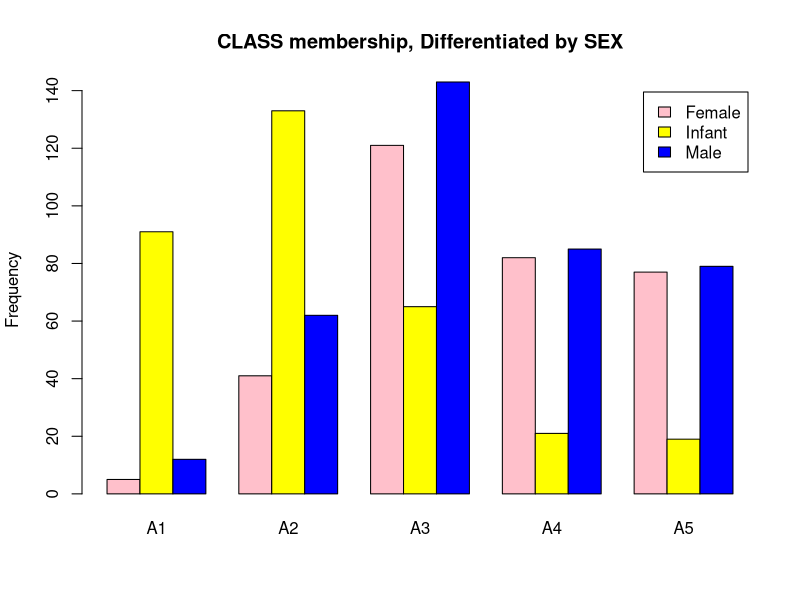
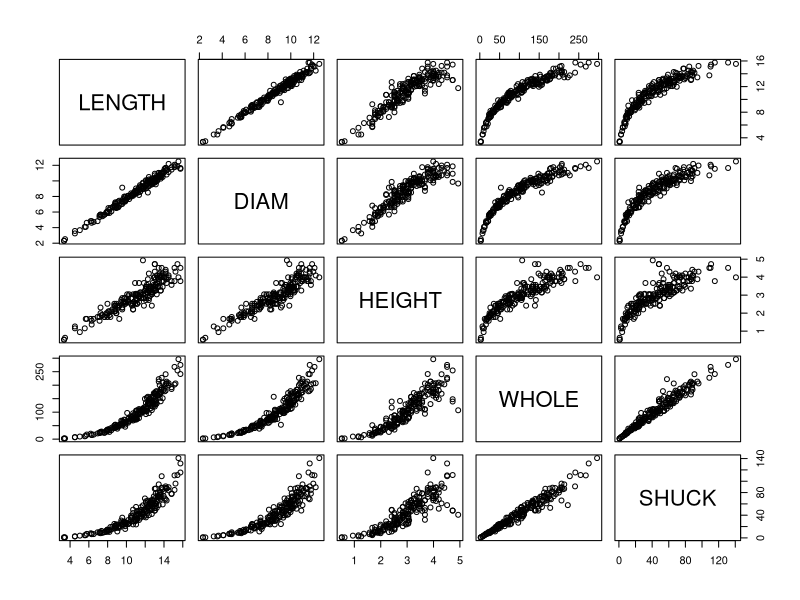
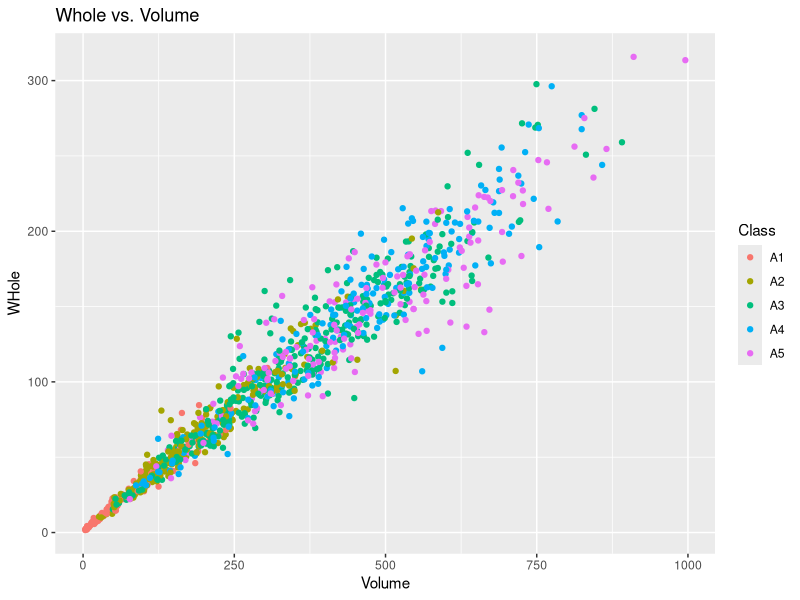
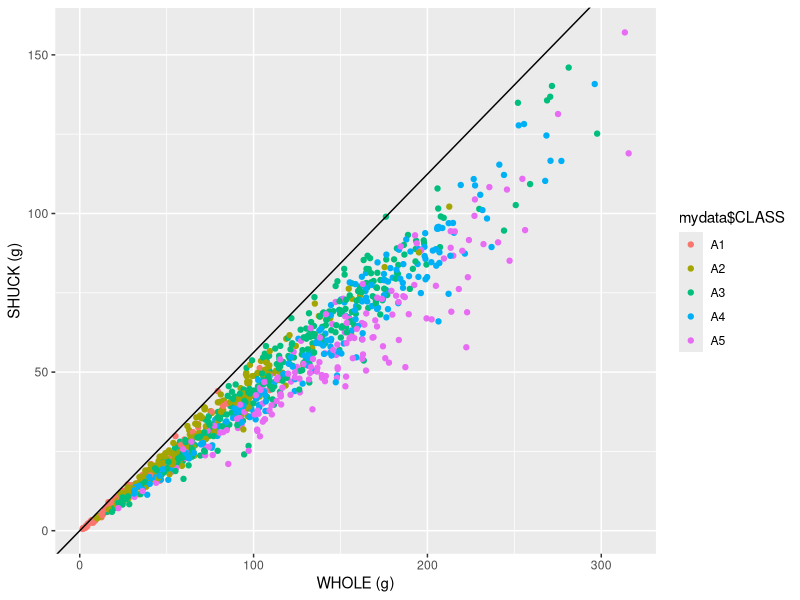
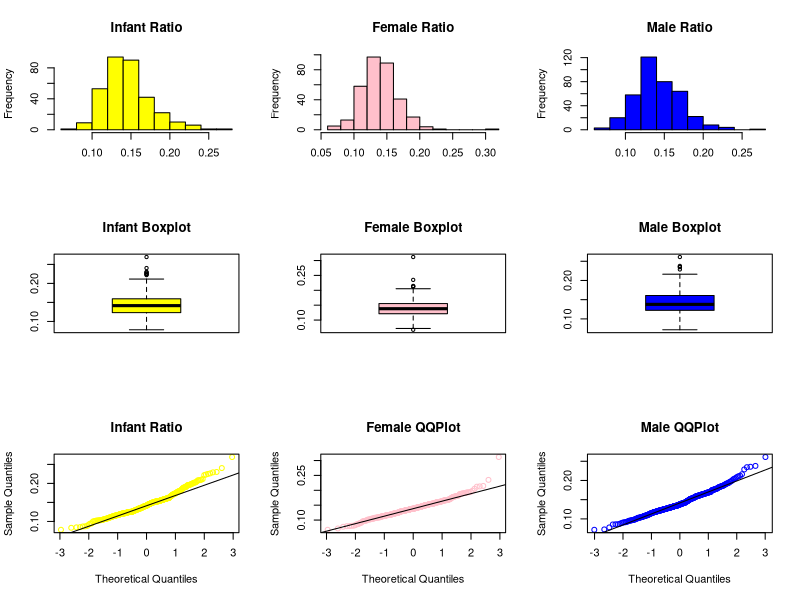
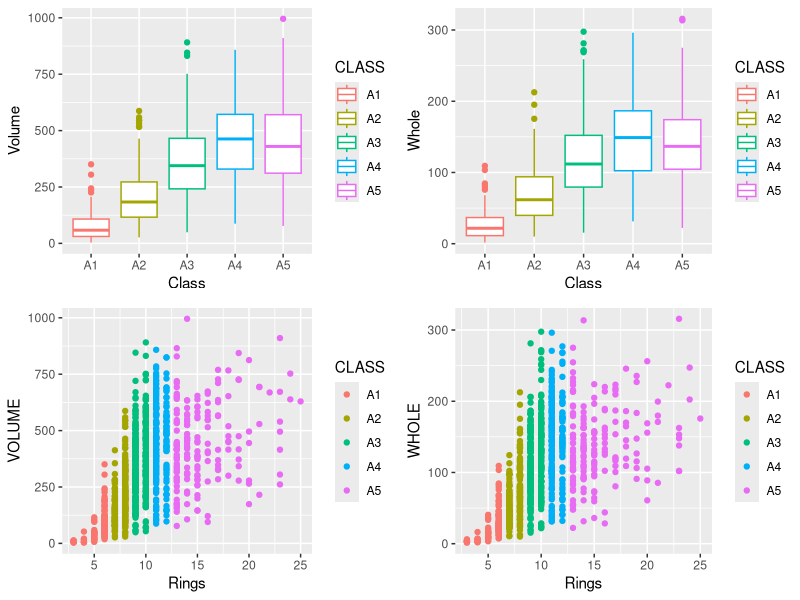
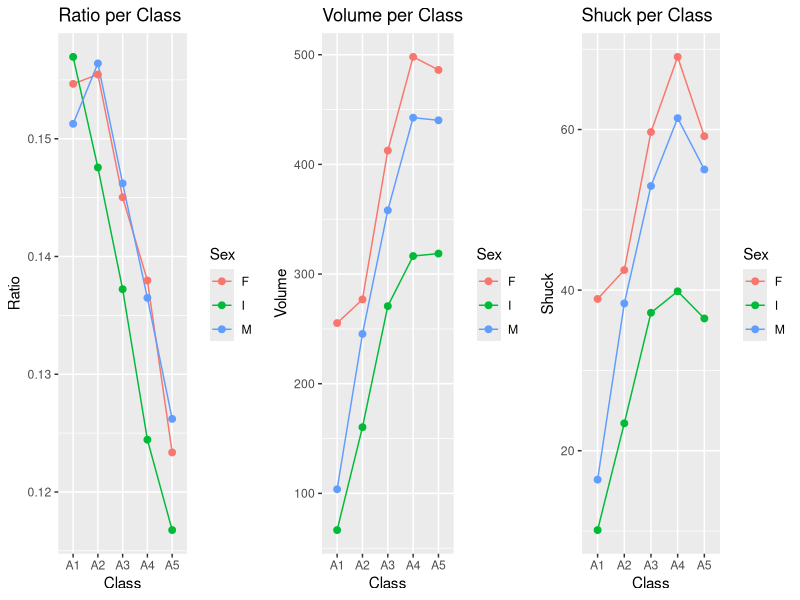
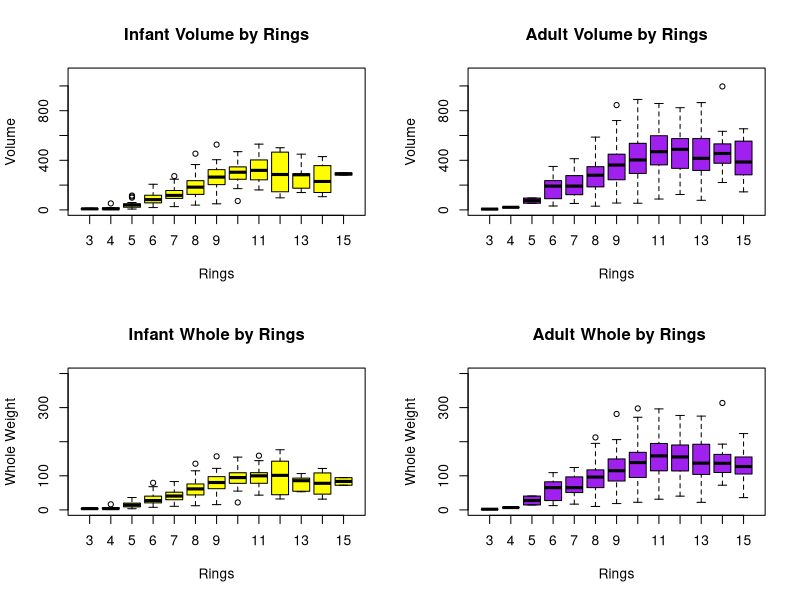

Write the R code that produced these figures, in order.
## ---- chunk 1

# a) Load the ggplot2 and gridExtra packages.

library(ggplot2)
library(gridExtra)
library(knitr)

# b) Use read.csv() to read the abalones.csv into R, assigning the data frame to "mydata."

mydata <- read.csv("abalones.csv", sep = ",")


# c) Use the str() function to verify the structure of "mydata." You should have 1036 observations
# of eight variables.



# d) Define two new variables, VOLUME and RATIO. Use the following statements to define VOLUME and
# RATIO as variables appended to the data frame "mydata."

mydata$VOLUME <- mydata$LENGTH * mydata$DIAM * mydata$HEIGHT
mydata$RATIO <- mydata$SHUCK / mydata$VOLUME
str(mydata)
## ---- chunk 2
summary(mydata)
mytable <- table(Class = mydata$CLASS,Rings =  mydata$RINGS)
mytable
## ---- chunk 3
counts <- table(mydata$SEX, mydata$CLASS)
counts.marginal <- addmargins(counts)
counts.marginal
barplot(counts, legend.text = c("Female","Infant","Male"), col = c('pink', 'yellow', 'blue'), beside = TRUE, main = "CLASS membership, Differentiated by SEX", ylab =  'Frequency')


## ---- chunk 4
set.seed(123)
work <- mydata[sample(nrow(mydata), 200, replace = FALSE),]
plot(work[, 2:6])
## ---- chunk 5

ggplot(data = mydata, aes(x=mydata$VOLUME, y=mydata$WHOLE, color = mydata$CLASS,)) + 
  geom_point() +
  xlab("Volume")+
  ylab("WHole") +
  labs(title = "Whole vs. Volume ", col="Class")

## ---- chunk 6

max_value <- max(mydata$SHUCK / mydata$WHOLE)


ggplot(data = mydata, aes(x=mydata$WHOLE, y=mydata$SHUCK, color = mydata$CLASS,)) + 
  geom_point() +
  xlab("WHOLE (g)")+
  ylab("SHUCK (g)") +
  geom_abline(slope = max_value)

## ---- chunk 7
sex.I <- mydata$RATIO[mydata$SEX == "I"]
sex.F <- mydata$RATIO[mydata$SEX == "F"]
sex.M <- mydata$RATIO[mydata$SEX == "M"]


par(mfrow = c(3,3))
hist(sex.I, col = "yellow", main = "Infant Ratio", xlab = "")
hist(sex.F, col = "Pink", main = "Female Ratio", xlab = "")
hist(sex.M, col = "Blue", main = "Male Ratio", xlab = "")
boxplot(sex.I, col = "yellow", main = "Infant Boxplot", xlab = "")
boxplot(sex.F, col = "Pink", main = "Female Boxplot", xlab = "")
boxplot(sex.M, col = "Blue", main = "Male Boxplot", xlab = "")
qqnorm(sex.I, col = "yellow", main = "Infant Ratio")
qqline(sex.I)
qqnorm(sex.F, col = "pink", main = "Female QQPlot")
qqline(sex.F)
qqnorm(sex.M, col = "blue", main = "Male QQPlot")
qqline(sex.M)

## ---- chunk 8


infants.outliers <- boxplot.stats(sex.I, coef = 1.5)$out
female.outliers <- boxplot.stats(sex.F, coef = 1.5)$out
male.outliers <- boxplot.stats(sex.M, coef = 1.5)$out

I.DF.Out <- subset(mydata, mydata$SEX == "I" & mydata$RATIO %in% infants.outliers)
kable(I.DF.Out)
F.DF.Out <- subset(mydata, mydata$SEX == "F" & mydata$RATIO %in% female.outliers)
kable(F.DF.Out)
M.DF.Out <- subset(mydata, mydata$SEX == "M" & mydata$RATIO %in% male.outliers)
kable(M.DF.Out)

# oer group should be 19 (sex subset)
# use kable, no need to reference previous, boxplot stats
# have a data frame for infants and females and males
## ---- chunk 9


box1 <- ggplot(mydata) + geom_boxplot(aes(x = CLASS, y = VOLUME, color = CLASS)) + labs(x = "Class", y= "Volume")
box2 <- ggplot(mydata) + geom_boxplot(aes(x = CLASS, y = WHOLE, color  = CLASS)) + labs(x = "Class", y= "Whole")
scatter1 <- ggplot(mydata) + geom_point(aes(x = RINGS, y = VOLUME, color = CLASS)) + labs(x = "Rings")
scatter2 <- ggplot(mydata) + geom_point(aes(x = RINGS, y = WHOLE, color = CLASS)) + labs(x = "Rings")

grid.arrange(box1,box2,scatter1,scatter2, layout_matrix = rbind(c(1,2),c(3,4)))

## ---- chunk 10
Vol.Agg <-aggregate(VOLUME~ SEX + CLASS, data = mydata, mean)
Shuck.Agg <- aggregate(SHUCK ~ SEX + CLASS, data = mydata, mean)
Ratio.Agg <- aggregate(RATIO ~ SEX + CLASS, data = mydata, mean)

rowname = c("Female", "Infant", "Male")
colname = c("A1", "A2", "A3", "A4", "A5")

Volume.Matrix <- matrix(round(Vol.Agg$VOLUME, digits = 2), nrow = 3, ncol = 5, dimnames = list(rowname,colname))
Shuck.Matrix <- matrix(round(Shuck.Agg$SHUCK, digits = 2), nrow = 3, ncol = 5, dimnames = list(rowname,colname))
Ratio.Matrix <- matrix(round(Ratio.Agg$RATIO, digits = 4), nrow = 3, ncol = 5, dimnames = list(rowname,colname))


kable(Volume.Matrix)
kable(Shuck.Matrix)
kable(Ratio.Matrix)

## ---- chunk 11
overview <- cbind(Vol.Agg,Shuck.Agg$SHUCK,Ratio.Agg$RATIO)
colnames(overview) <- c("Sex", "Class", "Volume", "Shuck", "Ratio")
overviewdf<- data.frame(overview)



lp1 <- ggplot(overviewdf, aes(x = Class, y = Ratio,group = Sex, colour = Sex)) + geom_line() + geom_point(size = 2)+ labs(title = "Ratio per Class")
lp2 <- ggplot(overviewdf, aes(x = Class, y = Volume,group = Sex, colour = Sex)) +geom_point(size = 2)+ geom_line()+ labs(title = "Volume per Class")
lp3 <- ggplot(overviewdf, aes(x = Class, y = Shuck,group = Sex, colour = Sex)) +geom_point(size = 2)+ geom_line() + labs(title = "Shuck per Class")

grid.arrange(lp1,lp2,lp3,layout_matrix = rbind(c(1,2,3),c(1,2,3)))
## ---- chunk 12

par(mfrow=c(2,2))
Rings.Subset <- subset(mydata, mydata$RINGS <16)
boxplot(Rings.Subset$VOLUME[Rings.Subset$SEX == "I"] ~ Rings.Subset$RINGS[Rings.Subset$SEX == "I"],main = "Infant Volume by Rings", col = "Yellow", xlab = "Rings", ylab = "Volume", ylim = c(0,1100))
boxplot(Rings.Subset$VOLUME[Rings.Subset$SEX == "F" | Rings.Subset$SEX == "M"] ~ Rings.Subset$RINGS[Rings.Subset$SEX == "F" | Rings.Subset$SEX == "M"], main = "Adult Volume by Rings", col = "purple", xlab = "Rings", ylab = "Volume", ylim = c(0,1100))
boxplot(Rings.Subset$WHOLE[Rings.Subset$SEX  == "I"] ~ Rings.Subset$RINGS[Rings.Subset$SEX == "I"], main = "Infant Whole by Rings", col = "yellow", xlab = "Rings", ylab = "Whole Weight", ylim = c(0,400 ))
boxplot(Rings.Subset$WHOLE[Rings.Subset$SEX  == "F" | Rings.Subset$SEX == "M"] ~ Rings.Subset$RINGS[Rings.Subset$SEX == "F" | Rings.Subset$SEX == "M"], main = " Adult Whole by Rings", col = "purple", xlab = "Rings", ylab = "Whole Weight",  ylim = c(0,400 ))
